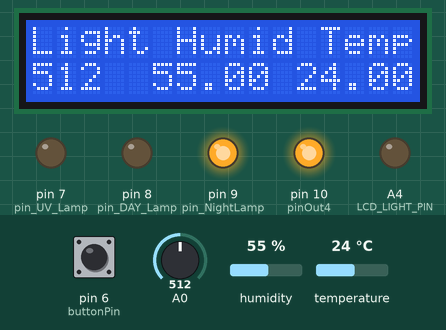
This sketch was run on a simulated Arduino Uno, built with avr-gcc and run on an emulated ATmega328P. On the bench: 16×2 character LCD, output pins drawn as LEDs (lit = HIGH). The test bench sets the inputs (shaded band); at power-on: pin 6 (buttonPin) LOW, humidity 55 %, A0 = 512, temperature 24 °C.

Above: at 6.2 s.
6.3 s: pin 6 (buttonPin) pulled HIGH for 1.2 s
At 7.6 s:
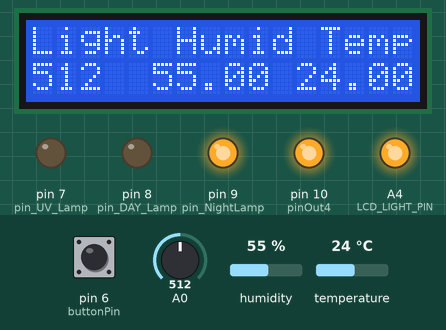
9.0 s: humidity set to 22 %
At 9.8 s:
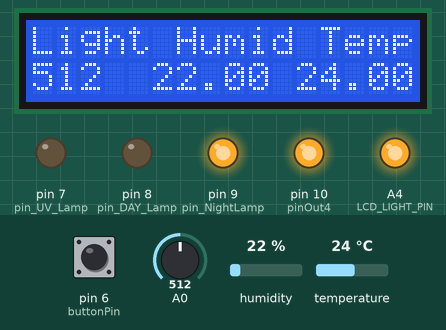
14.9 s: A0 set to 716
At 16.6 s:
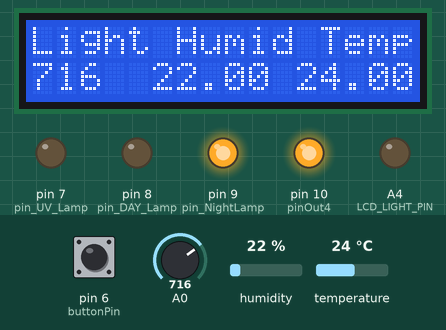
17.6 s: temperature set to 12 °C
At 20.1 s:
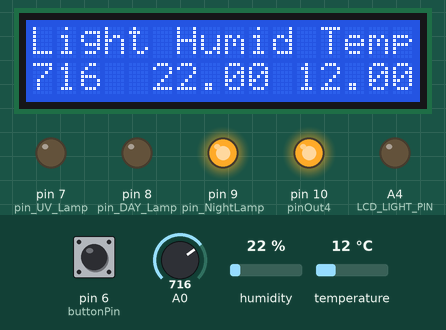
20.7 s: A0 set to 900
At 22.4 s:
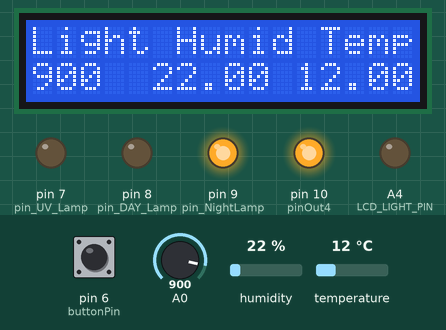
22.7 s: humidity set to 40 %
At 24.7 s:
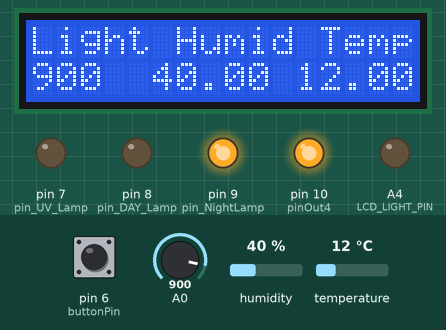
Timing chart, 0 to 25.7 s (numbered marks = the images above; inputs shaded):
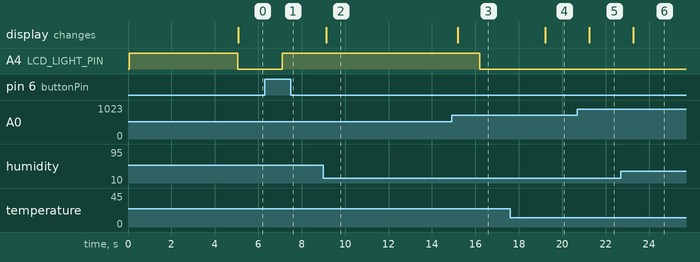

The sketch:

control1.ino
```cpp
#include <LiquidCrystal.h>
#include "DHT.h"

////////////////////////////////////////////////////////////////////////
//Display initializing
#define LCD_LIGHT_PIN A4
const int buttonPin = 6;
LiquidCrystal lcd(12, 11, 5, 4, 3, 2);
int buttonState = 0;

////////////////////////////////////////////////////////////////////////
//Humidity and temperature sensor setup
#define DHTPIN 13     // data pin

//sensor type
#define DHTTYPE DHT22   // DHT 22  (AM2302)

//Humidity and temperature sensor initializing
DHT dht(DHTPIN, DHTTYPE);

////////////////////////////////////////////////////////////////////////
//Relay setup
const int pin_UV_Lamp   = 7; // UV Lamp
const int pin_DAY_Lamp  = 8; // Day Lamp
const int pin_NightLamp = 9; // Night Lamp

const int pinOut4 = 10;

////////////////////////////////////////////////////////////////////////
//Configuration
const int   DayNightLevel = 150;  //photo resistor level
const float NightLow      = 25;  // Night low temp
const float NightHigh     = 27;  // Night high temp
const float DayLow        = 26;  // Day low temp
const float DayHigh       = 28;  // Day high temp
float HighTemp;
float LowTemp;

const int   CycleDelay    = 1000; //Cycle delay millisecs
const int   CyclesRead    = 30;   //Read sensor and turn on/off relays every CyclesRead cycles
const int   CyclesDisplay = 10;   //Display ON duration

////////////////////////////////////////////////////////////////////////
//Variables
int   light;
float h;
float t;
int   readcycles = 0;
int   dispcycles = 0;

//int   DayLampState   = 0;
//int   NightLampState = 0;

const int   Cold     = 1;
const int   Hot      = 2;
int   ColdHot        = 0; // 0 init, 1 cold, 2 hot

int IfDebug = 0;
////////////////////////////////////////////////////////////////////////
void debug(String msg) {
  if (IfDebug==1)
  {
    Serial.println(msg);
  }
}

void turn_relay_on(int pin) {
  digitalWrite(pin, LOW);
}

void turn_relay_off(int pin) {
  digitalWrite(pin, HIGH);
}

void setup() {
  Serial.begin(9600);

  debug("Start UP:");

//+Display Setup
  // Setup the number of columns and rows that are available on the LCD.
  lcd.begin(16, 2);
  lcd.noDisplay();

  // Set the button pin as an input.
  pinMode(buttonPin, INPUT);

   // Set the LCD display backlight pin as an output.
  pinMode(LCD_LIGHT_PIN, OUTPUT);

  // Turn off the LCD backlight.
  lcd.display();
  digitalWrite(LCD_LIGHT_PIN, HIGH);
  lcd.print("Starting up...");
  delay(5000);

  // Turn off the LCD backlight.
  //lcd.noDisplay();
  digitalWrite(LCD_LIGHT_PIN, LOW);

//-Display Setup

//+Humidity and temperature sensor Setup
  dht.begin();
//-Humidity and temperature sensor Setup

//+Relay Setup
  pinMode(pin_UV_Lamp, OUTPUT);
  //digitalWrite(pin_UV_Lamp, LOW);
  turn_relay_off(pin_UV_Lamp);

  pinMode(pin_DAY_Lamp, OUTPUT);
  //digitalWrite(pin_DAY_Lamp, LOW);
  turn_relay_off(pin_DAY_Lamp);

  pinMode(pin_NightLamp, OUTPUT);
  //digitalWrite(pin_NightLamp, LOW);
  turn_relay_off(pin_NightLamp);

  pinMode(pinOut4, OUTPUT);
  //digitalWrite(pinOut4, LOW);
  turn_relay_off(pinOut4);
//-Relay Setup
}

void loop() {

debug("Cycling==========================");
debug("readcycles: " + String(readcycles));
debug("dispcycles: " + String(dispcycles));

    //Humidity and temperature reading
    h = dht.readHumidity();
    t = dht.readTemperature();
    if (isnan(t) || isnan(h)) {
      lcd.clear();
      lcd.setCursor(0, 0);
      lcd.print("Read error DHT ");
    }

    //Photo Resistor reading
    light = analogRead(A0);

  if (readcycles==0)
  {
    readcycles = CyclesRead;

debug("Readings:");
debug("humidity:    " + String(h));
debug("temperature: " + String(t));
debug("light:       " + String(light));

    /////////////////////////////////

    if (light>DayNightLevel)
    {
      HighTemp = DayHigh;
      LowTemp  = DayLow;
    }
    else
    {
      HighTemp = NightHigh;
      LowTemp  = NightLow;
    }

debug("Limits:");
debug("HighTemp:" + String(HighTemp));
debug("LowTemp: " + String(LowTemp));

    if (ColdHot==0)
      { //Init Hot/Cold status
      if (t<HighTemp)
      {
        ColdHot = Cold;
      }
      else
      {
        ColdHot = Hot;
      }
debug("Init status:");
debug("ColdHot:    " + String(ColdHot));
    }
    else
    {
      if ((ColdHot==Cold)&&(t>=HighTemp))
      {
        ColdHot = Hot;
      }
      if ((ColdHot==Hot)&&(t<LowTemp))
      {
        ColdHot = Cold;
      }
debug("Cycling status:");
debug("ColdHot:    " + String(ColdHot));
    }

    if (light>DayNightLevel) // Day Lamp
    {
      turn_relay_off(pin_NightLamp);
debug("Night Lamp OFF");
      turn_relay_on(pin_UV_Lamp);
debug("UV Lamp ON");
      if (ColdHot==Cold)
      {
        //digitalWrite(pin_DAY_Lamp, HIGH); // turn it ON
        turn_relay_on(pin_DAY_Lamp);
debug("Day Lamp ON");
      }

      if (ColdHot==Hot)
      {
        //digitalWrite(pin_DAY_Lamp, LOW); // turn it OFF
        turn_relay_off(pin_DAY_Lamp);
debug("Day Lamp OFF");
      }
    }


    if (light<=DayNightLevel) // Night Lamp
    {
      turn_relay_off(pin_DAY_Lamp);
debug("DAY Lamp OFF");
      turn_relay_off(pin_UV_Lamp);
debug("UV Lamp OFF");

      if (ColdHot==Cold)
      {
        //digitalWrite(pin_NightLamp, HIGH); // turn it ON
        turn_relay_on(pin_NightLamp);
debug("Night Lamp ON");
      }

      if (ColdHot==Hot)
      {
        //digitalWrite(pin_NightLamp, LOW); // turn it OFF
        turn_relay_off(pin_NightLamp);
debug("Night Lamp OFF");
      }
    }

    //digitalWrite(pinOut4, LOW);
    //digitalWrite(pinOut4, HIGH);
  }

  /////////////////////////////////

    // Print text to the LCD.
    lcd.clear();
    lcd.print("Light Humid Temp");
    lcd.setCursor(0, 1);
    lcd.print(light);
    lcd.setCursor(5, 1);
    lcd.print(h);
    lcd.setCursor(11, 1);
    lcd.print(t);

  buttonState = digitalRead(buttonPin);
  if (buttonState == HIGH)
  {
    dispcycles = CyclesDisplay;

    // Turn the backlight on.
    digitalWrite(LCD_LIGHT_PIN, HIGH);

    // Display the text on the LCD.
    //lcd.display();
debug("Light display........................");
  }


  if(dispcycles>0)
  {

//    if (dispcycles % 3 == 0)
//    {
//
//    }

    if (dispcycles==1)
    {
      //lcd.noDisplay();
      digitalWrite(LCD_LIGHT_PIN, LOW);
debug("Stop display........................");
    }
    dispcycles = dispcycles - 1;
debug("dispcycles2:    " + String(dispcycles));
  }

  readcycles = readcycles - 1;
  delay(CycleDelay);

}
```

Measured:
- after the input at 6.3 s, A4 (LCD_LIGHT_PIN): LOW → HIGH after 0.80 s
- after the input at 9.0 s, the display: changes after 0.12 s (image 2)
- after the input at 14.9 s, the display: changes after 0.28 s (image 3)
- after the input at 17.6 s, the display: changes after 1.6 s (image 4)
- after the input at 20.7 s, the display: changes after 0.55 s (image 5)
- after the input at 22.7 s, the display: changes after 0.57 s (image 6)
